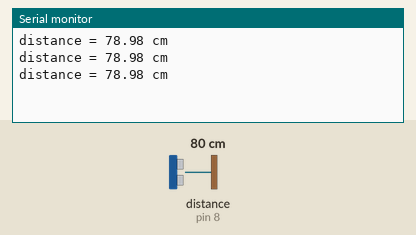
Bench run of a sketch on a simulated Arduino Uno, built with avr-gcc and run on an emulated ATmega328P. On the bench: the last lines printed to the serial monitor. Wiring (inferred from the names in the program): ultrasonic range finder: trigger pin 7; echo pin 8. The inputs (shaded band) are chosen by the test bench; at power-on: distance to the obstacle (sensor on pin 8) 80 cm. The echo pulse lasts 58.3 µs per cm.

Above: at 1.3 s.
1.4 s: distance to the obstacle (sensor on pin 8) set to 2 cm
At 1.9 s:
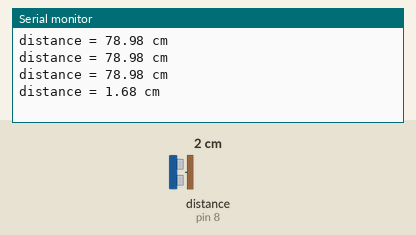
2.9 s: distance to the obstacle (sensor on pin 8) set to 4 cm
At 3.4 s:
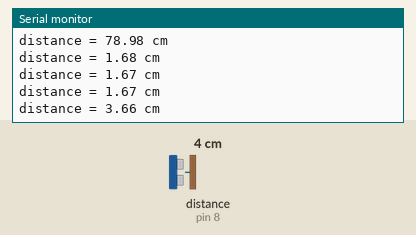
Timing chart, 0 to 5.9 s (numbered marks = the images above; inputs shaded):
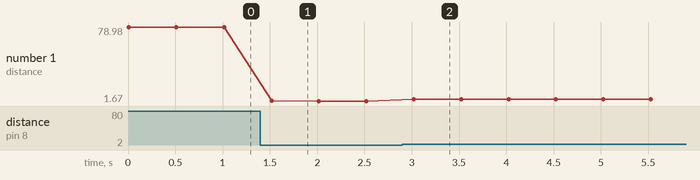

The sketch:

ultrasonic.ino
```cpp
const int TRIG_PIN = 7;                          // ขา TRIG ต่อ D7 (ส่งสัญญาณเสียงออก)
const int ECHO_PIN = 8;                          // ขา ECHO ต่อ D8 (รับสัญญาณสะท้อนกลับ)

void setup() {                                   // ทำงานครั้งเดียวตอนเริ่ม
  Serial.begin(115200);                          // เปิด Serial ที่ 115200
  pinMode(TRIG_PIN, OUTPUT);                     // TRIG เป็นขาส่งออก
  pinMode(ECHO_PIN, INPUT);                      // ECHO เป็นขารับเข้า
}

float readDistanceCm() {                         // ฟังก์ชันวัดระยะ คืนค่าเป็น cm
  digitalWrite(TRIG_PIN, LOW);                   // เริ่มจากต่ำเพื่อให้สัญญาณนิ่ง
  delayMicroseconds(2);                          // รอ 2 ไมโครวินาที
  digitalWrite(TRIG_PIN, HIGH);                  // ยิงพัลส์สูง
  delayMicroseconds(10);                         // ค้างไว้ 10 ไมโครวินาที (เซนเซอร์ต้องการแบบนี้)
  digitalWrite(TRIG_PIN, LOW);                   // หยุดยิง
  long duration = pulseIn(ECHO_PIN, HIGH, 30000);// วัดเวลาที่ ECHO เป็นสูง (ไมโครวินาที) รอไม่เกิน 30 ms
  if (duration == 0) return 0;                 // ไม่มีเสียงสะท้อน (ไกลเกินหรือไม่เจอวัตถุ) ถือว่า 999
  return duration * 0.034 / 2;                   // เวลา x ความเร็วเสียง (0.034 cm/us) แล้วหาร 2 เพราะไป-กลับ
}

void loop() {                                    // ทำซ้ำตลอด
  float d = readDistanceCm();                    // อ่านระยะ
  Serial.print("distance = ");                   // พิมพ์ข้อความนำ
  Serial.print(d);                               // พิมพ์ค่าระยะ
  Serial.println(" cm");                         // พิมพ์หน่วย แล้วขึ้นบรรทัดใหม่
  delay(500);                                    // วัดทุกครึ่งวินาที
}
```

Measured:
- after the input at 1.4 s, the serial monitor: prints a new line after 0.12 s (image 1)
- after the input at 2.9 s, the serial monitor: prints a new line after 0.12 s (image 2)
- plotted number 1: 78.98 → 1.67 after the input at 1.4 s, 1.67 → 3.66 after the input at 2.9 s
